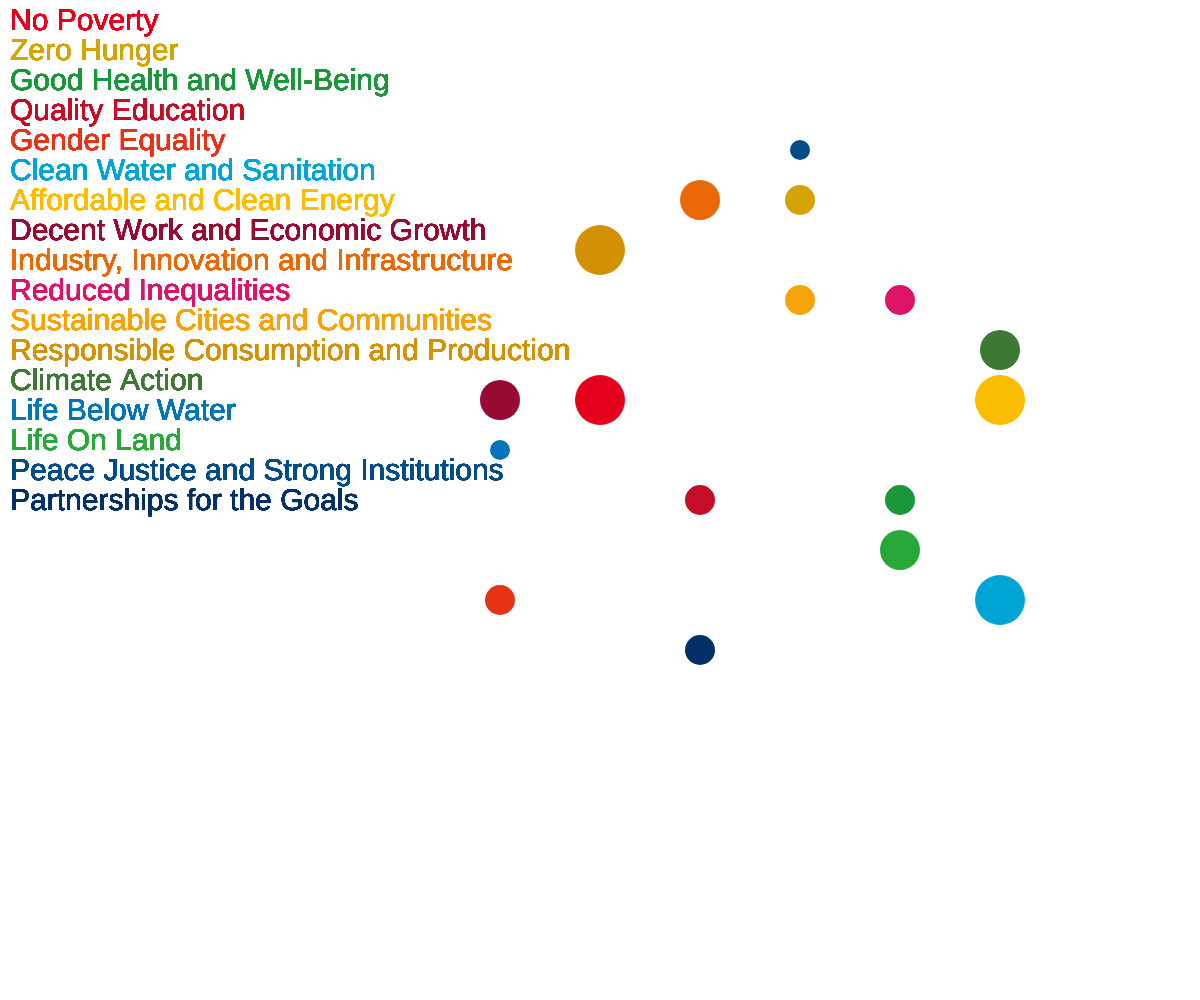
Frame 1 (no input)
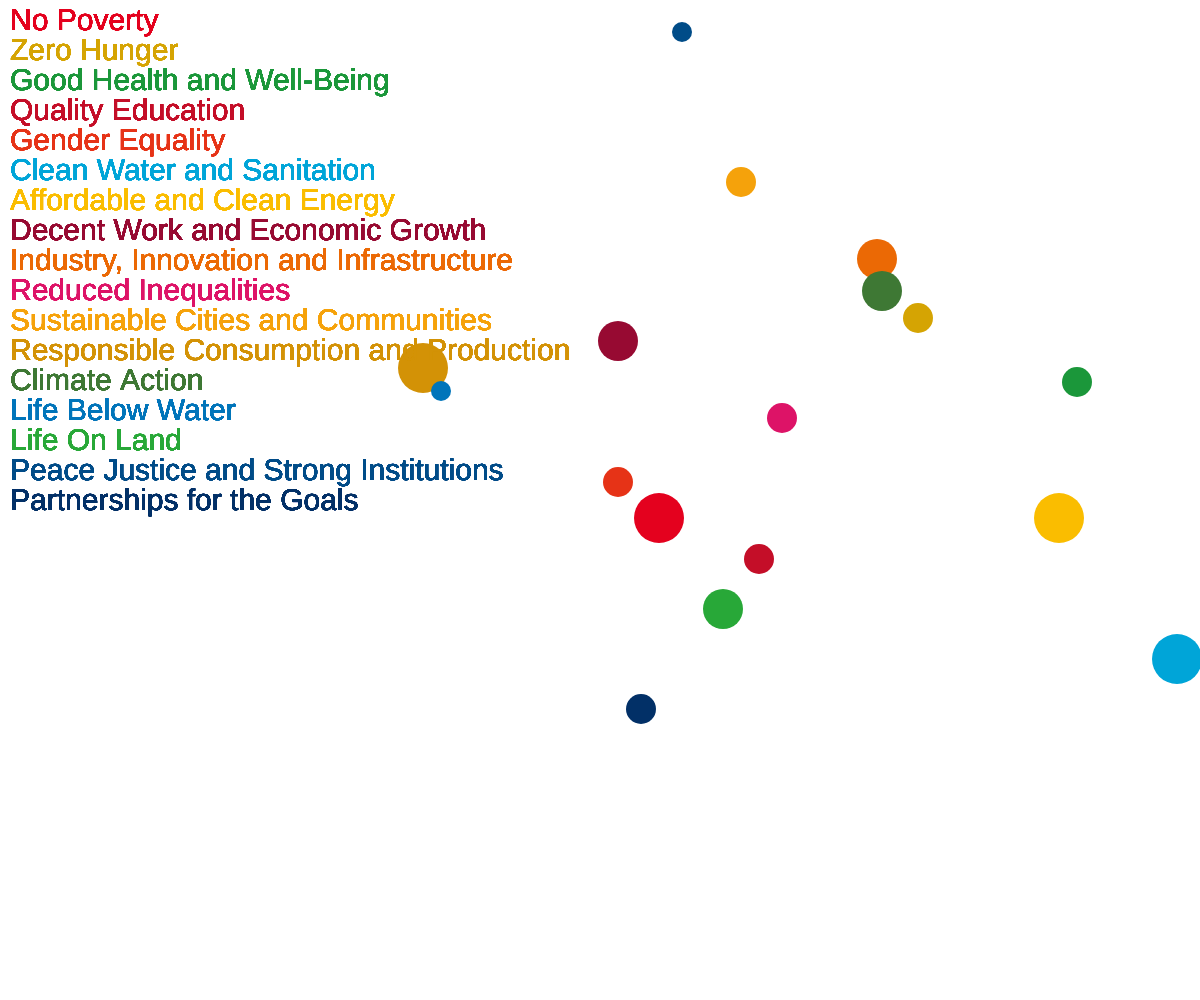
Frame 60 (no input)
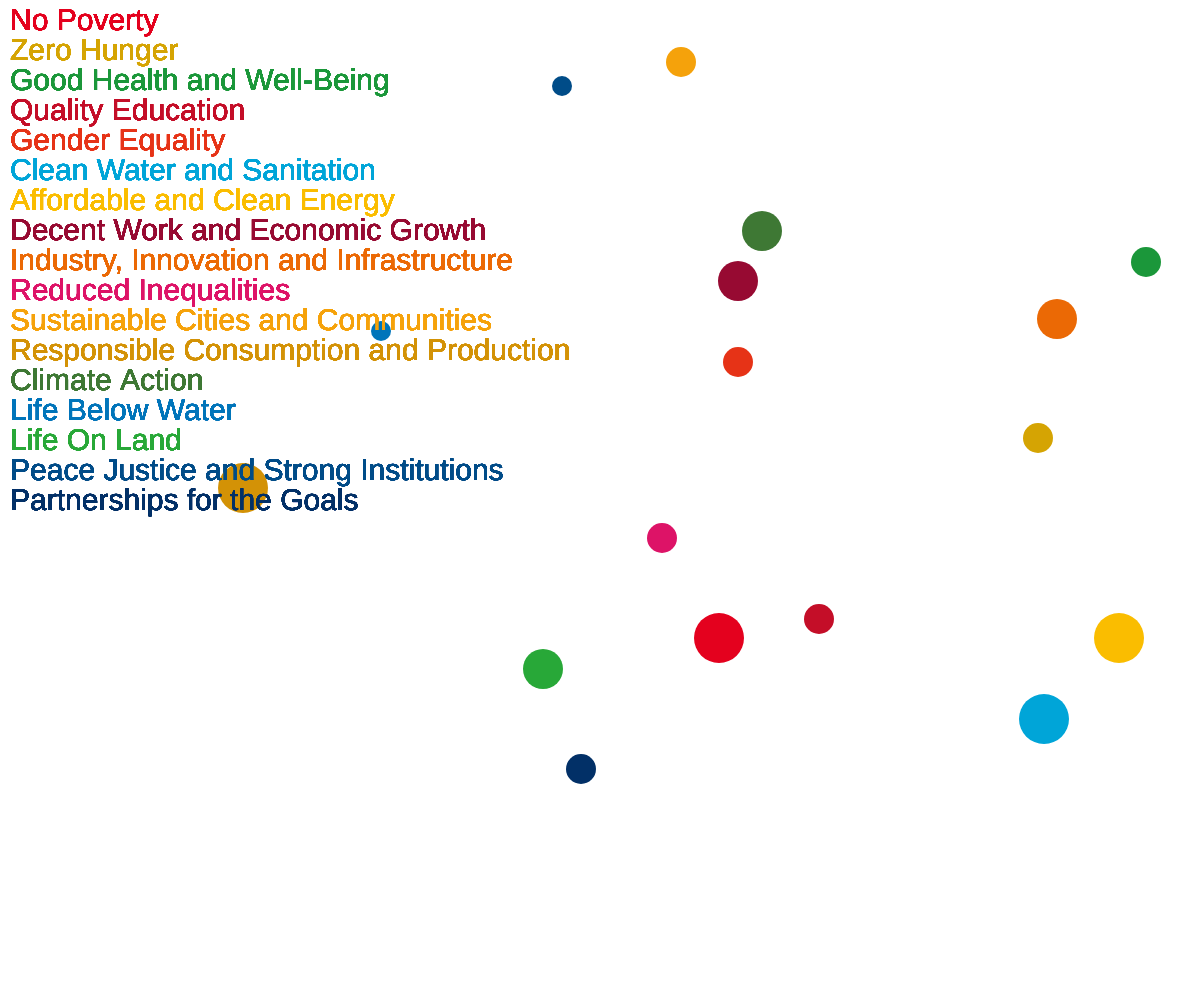
Frame 120 (the mouse pressed at the canvas centre since frame 60)

The p5.js sketch that drew these frames (run headless with seeded random() and noise() and a simulated clock; from frame 60 on, the mouse is pressed at the canvas centre):

// p5.js sketch
// ── sketch.js
// 最終課題を制作しよう

let balls = [];
let b1 = { x:600, y:400, vx:1, vy:2, size:50, color:'#e4011e'}
balls.push(b1);
let b2 = { x:800, y:200, vx:2, vy:2, size:30, color:'#d5a403'}
balls.push(b2);
let b3 = { x:900, y:500, vx:3, vy:-2, size:30, color:'#1b973a'}
balls.push(b3);
let b4 = { x:700, y:500, vx:1, vy:1, size:30, color:'#c40e28'}
balls.push(b4);
let b5 = { x:500, y:600, vx:2, vy:-2, size:30, color:'#e63317'}
balls.push(b5);
let b6 = { x:1000, y:600, vx:3, vy:1, size:50, color:'#00a5d8'}
balls.push(b6);
let b7 = { x:1000, y:400, vx:1, vy:2, size:50, color:'#fabd00'}
balls.push(b7);
let b8 = { x:500, y:400, vx:2, vy:-1, size:40, color:'#970a32'}
balls.push(b8);
let b9 = { x:700, y:200, vx:3, vy:1, size:40, color:'#eb6905'}
balls.push(b9);
let b10 = { x:900, y:300, vx:-2, vy:2, size:30, color:'#dd1367'}
balls.push(b10);
let b11 = { x:800, y:300, vx:-1, vy:-2, size:30, color:'#f5a20b'}
balls.push(b11);
let b12 = { x:600, y:250, vx:-3, vy:2, size:50, color:'#d39206'}
balls.push(b12);
let b13 = { x:1000, y:350, vx:-2, vy:-1, size:40, color:'#3e7834'}
balls.push(b13);
let b14 = { x:500, y:450, vx:-1, vy:-1, size:20, color:'#0075ba'}
balls.push(b14);
let b15 = { x:900, y:550, vx:-3, vy:1, size:40, color:'#28a838'}
balls.push(b15);
let b16 = { x:800, y:150, vx:-2, vy:-2, size:20, color:'#004c88'}
balls.push(b16);
let b17 = { x:700, y:650, vx:-1, vy:1, size:30, color:'#023067'}
balls.push(b17);


function setup(){
  createCanvas(windowWidth, windowHeight);
}

function draw(){
  background(255, 255, 255);
  for(let i = 0; i < balls.length; i++){
    let b = balls[i];
    noStroke();
    fill(b.color);

    ellipse(b.x, b.y, b.size)

    b.x += b.vx;
    b.y += b.vy;
    if(b.x < 0 || b.x > width){ b.vx = -1 * b.vx; }
    if(b.y < 0 || b.y > height){ b.vy = -1 * b.vy; }
    b.x = constrain(b.x, 0, width);
    b.y = constrain(b.y, 0, height);

    let size = 30;
    textSize(size); fill(b1.color); text('No Poverty', 10, 30);
    textSize(size); fill(b2.color); text('Zero Hunger', 10, 60);
    textSize(size); fill(b3.color); text('Good Health and Well-Being', 10, 90);
    textSize(size); fill(b4.color); text('Quality Education', 10, 120);
    textSize(size); fill(b5.color); text('Gender Equality', 10, 150);
    textSize(size); fill(b6.color); text('Clean Water and Sanitation', 10, 180);
    textSize(size); fill(b7.color); text('Affordable and Clean Energy', 10, 210);
    textSize(size); fill(b8.color); text('Decent Work and Economic Growth', 10, 240);
    textSize(size); fill(b9.color); text('Industry, Innovation and Infrastructure', 10, 270);
    textSize(size); fill(b10.color); text('Reduced Inequalities', 10, 300);
    textSize(size); fill(b11.color); text('Sustainable Cities and Communities', 10, 330);
    textSize(size); fill(b12.color); text('Responsible Consumption and Production', 10, 360);
    textSize(size); fill(b13.color); text('Climate Action', 10, 390);
    textSize(size); fill(b14.color); text('Life Below Water', 10, 420);
    textSize(size); fill(b15.color); text('Life On Land', 10, 450);
    textSize(size); fill(b16.color); text('Peace Justice and Strong Institutions', 10, 480);
    textSize(size); fill(b17.color); text('Partnerships for the Goals', 10, 510);


  }
}




function windowResized(){
  resizeCanvas(windowWidth, windowHeight);
}
